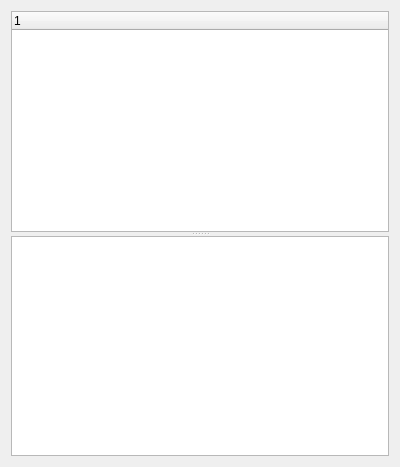
<?xml version="1.0" encoding="UTF-8"?>
<ui version="4.0">
 <class>Form</class>
 <widget class="QWidget" name="Form">
  <property name="geometry">
   <rect>
    <x>0</x>
    <y>0</y>
    <width>400</width>
    <height>467</height>
   </rect>
  </property>
  <property name="windowTitle">
   <string>Form</string>
  </property>
  <layout class="QVBoxLayout" name="verticalLayout">
   <item>
    <widget class="QSplitter" name="splitter">
     <property name="orientation">
      <enum>Qt::Vertical</enum>
     </property>
     <widget class="QTreeWidget" name="treeWidget">
      <column>
       <property name="text">
        <string notr="true">1</string>
       </property>
      </column>
     </widget>
     <widget class="QGraphicsView" name="graphicsView"/>
    </widget>
   </item>
  </layout>
 </widget>
 <resources/>
 <connections/>
</ui>
